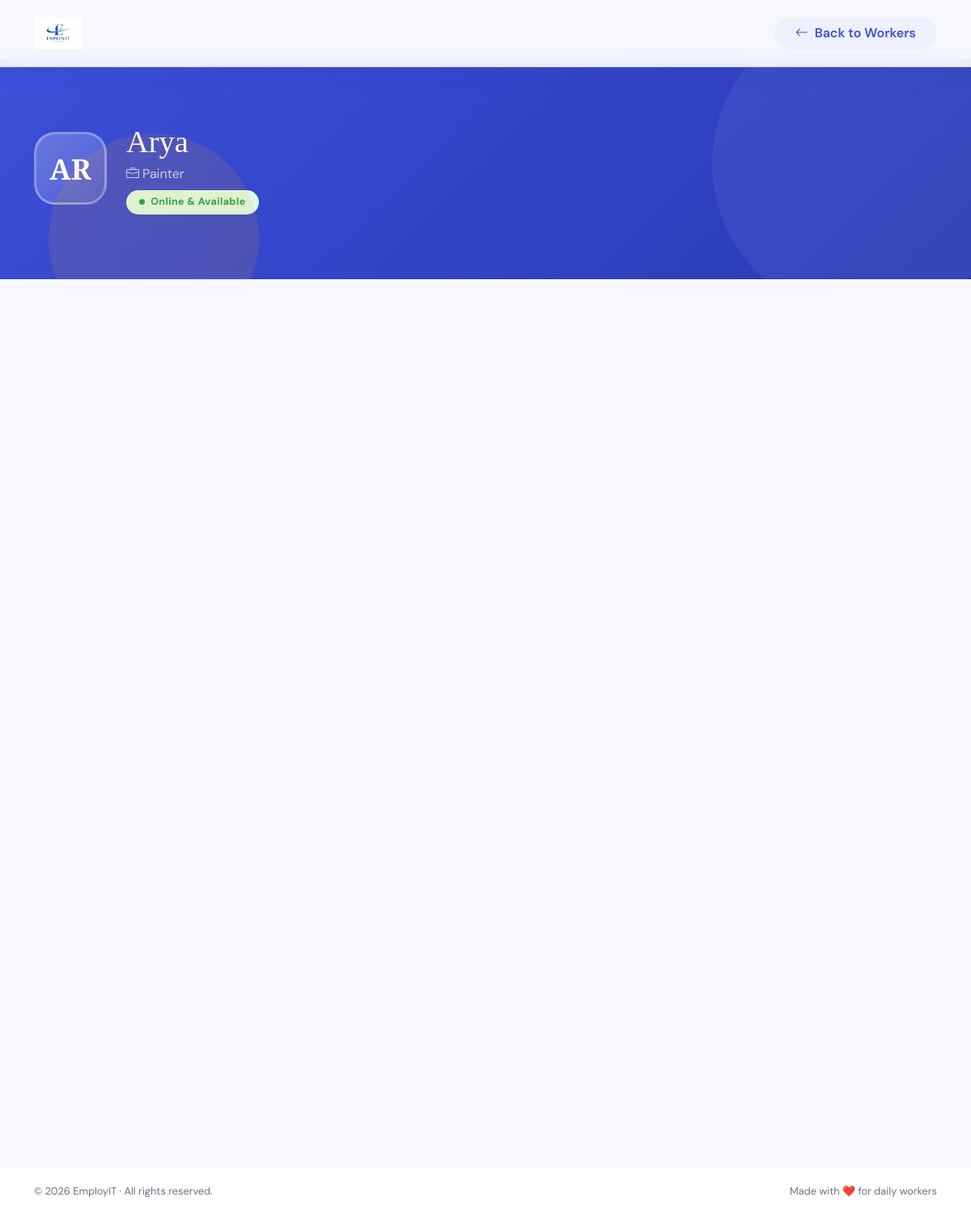
Page /worker_detail/1 (signed in) on the committed database.
### app1/models.py (models this page shows, shortened)
class worker_profile(models.Model):
    SKILL_CHOICE = [('driver', 'Driver'),
        ('plumber', 'Plumber'),
        ('electrician', 'Electrician'),
        ('carpenter', 'Carpenter'),
        ('painter', 'Painter'),
        ('mason', 'Mason'),
        ('cleaner', 'Cleaner'),
        ('security', 'Security Guard'),
        ('delivery', 'Delivery Boy'),
        ('helper', 'Helper / Labour'),
        ('catering', 'Catering Staff'),
    ]
    user = models.OneToOneField(user_register, on_delete=models.CASCADE)
    skill = models.CharField(max_length = 50,choices=SKILL_CHOICE)
    is_online = models.BooleanField(default=False)
    document=models.FileField(null=True,blank=True)
    is_verified=models.BooleanField(default=False)
    is_terminated=models.BooleanField(default=False)
    created_at = models.DateTimeField(auto_now=True)
    def average_rating(self):
        return booking.objects.filter(
            worker=self,
            rating__isnull=False
        ).aggregate(Avg('rating'))['rating__avg'] or 0

class user_register(models.Model):
    username = models.CharField(max_length = 100)
    mobile = models.IntegerField()
    email = models.EmailField()
    password = models.CharField(max_length = 100)
    role = models.CharField(max_length = 100)

### app1/views.py (the view)
# urls.py: path('worker_detail/<int:id>', views.worker_detail),
def worker_detail(request, id):
    worker = worker_profile.objects.get(id=id)
    user = user_register.objects.get(username=request.session['user'])
    booking_obj = booking.objects.filter(
        user=user,
        worker=worker,
        is_closed=False
    ).order_by('-id').first()
    return render(request, 'worker_detail.html', {
        'worker': worker,
        'booking': booking_obj
    })

### templates/worker_detail.html (shortened to what this page needs)
{% load static %}
<!DOCTYPE html>
<html lang="en">
<head>
  <link href="https://cdn.jsdelivr.net/npm/bootstrap@5.3.3/dist/css/bootstrap.min.css" rel="stylesheet" />
  <link href="https://cdn.jsdelivr.net/npm/bootstrap-icons@1.11.3/font/bootstrap-icons.min.css" rel="stylesheet" />
</head>
<body>
<nav class="navbar fixed-top py-3">
  <div class="container-xl d-flex justify-content-between align-items-center">
    <a href="/" class="navbar-brand">
      <img src="{% static 'img/logo.png' %}" alt="EmployIT">
    </a>
    <a href="/user_home/" class="btn btn-back px-4">
      <i class="bi bi-arrow-left me-2"></i>Back to Workers
    </a>
  </div>
</nav>
<div class="page-header">
  <div class="container-xl">
    <div class="d-flex align-items-center gap-4 flex-wrap">
      <div class="worker-avatar-hero">
        {{ worker.user.username|slice:":2"|upper }}
      </div>
      <div>
        <h1 class="worker-hero-name">{{ worker.user.username|title }}</h1>
        <p class="worker-hero-skill">
          <i class="bi bi-briefcase me-1"></i>{{ worker.get_skill_display }}
        </p>
        <div class="mt-2">
          {% if worker.is_online %}
            <span class="status-pill status-online">
              <span class="dot"></span> Online &amp; Available
            </span>
          {% else %}
            <span class="status-pill status-offline">
              <span class="dot"></span> Currently Offline
            </span>
          {% endif %}
        </div>
      </div>
    </div>
  </div>
</div>
<div class="container-xl pb-5">
  <div class="row g-4 justify-content-center">
  </div>
  <div class="row justify-content-center mt-4 pb-5">
    <div class="col-lg-10">
    </div>
  </div>
</div>
<footer>
  <div class="container-xl">
    <div class="footer-bottom d-flex justify-content-between flex-wrap gap-2">
      <span>© 2026 EmployIT · All rights reserved.</span>
      <span>Made with ❤️ for daily workers</span>
    </div>
  </div>
</footer>
</body>
</html>

### templates/worker_detail.html (style rules this page uses)
:root { --blue: #3B4FD8; --blue-dark: #2a3ab5; --blue-light:#6B7FE8; --blue-pale: #EEF0FC; --accent: #F5A623; --text: #1a1d2e; --muted: #6b7280; --bg: #f7f8ff; --white: #ffffff; }
html { scroll-behavior: smooth; }
body { font-family: 'DM Sans', sans-serif; background: var(--bg); color: var(--text); }
h1,h2,h3,h4 { font-family: 'Playfair Display', serif; }
.navbar { backdrop-filter: blur(14px); background: rgba(247,248,255,0.92) !important; border-bottom: 1px solid rgba(59,79,216,0.08); box-shadow: 0 4px 30px rgba(59,79,216,0.08); }
.navbar-brand img { height: 40px; }
.btn { border-radius: 50px !important; font-weight: 600; font-family: 'DM Sans', sans-serif; transition: all .25s; }
.btn-back { background: var(--blue-pale); color: var(--blue); border: 2px solid var(--blue-pale); }
.page-header { background: linear-gradient(135deg, var(--blue) 0%, var(--blue-dark) 100%); padding: 5rem 0 5rem; margin-top: 72px; position: relative; overflow: hidden; }
.page-header::before { content: ''; position: absolute; top: -60px; right: -60px; width: 380px; height: 380px; background: rgba(255,255,255,0.06); border-radius: 50%; }
.page-header::after { content: ''; position: absolute; bottom: -80px; left: 5%; width: 260px; height: 260px; background: rgba(245,166,35,0.12); border-radius: 50%; }
.worker-avatar-hero { width: 90px; height: 90px; border-radius: 26px; background: linear-gradient(135deg, rgba(255,255,255,.25), rgba(255,255,255,.1)); border: 3px solid rgba(255,255,255,.3); display: flex; align-items: center; justify-content: center; font-family: 'Playfair Display', serif; font-size: 2.2rem; font-weight: 700; color: #fff; backdrop-filter: blur(8px); flex-shrink: 0; }
.worker-hero-name { font-size: clamp(1.6rem, 4vw, 2.4rem); color: #fff; margin: 0; }
.worker-hero-skill { color: rgba(255,255,255,.75); font-size: 1rem; margin: .3rem 0 0; }
.status-pill { display: inline-flex; align-items: center; gap: .45rem; padding: .35rem 1rem; border-radius: 50px; font-size: .78rem; font-weight: 700; letter-spacing: .4px; }
.status-online { background: #dcfce7; color: #16a34a; }
.status-pill .dot { width:7px; height:7px; border-radius:50%; }
.status-online .dot { background: #16a34a; animation: pulse 1.5s infinite; }
footer { background: var(--white); border-top: 1px solid rgba(59,79,216,.08); margin-top: 4rem; }
.footer-bottom { font-size: .8rem; color: var(--muted); padding: 1.2rem 0; }

### rows in the picture
worker_profile: user.username "AR", user.username "Arya", skill "Painter"
